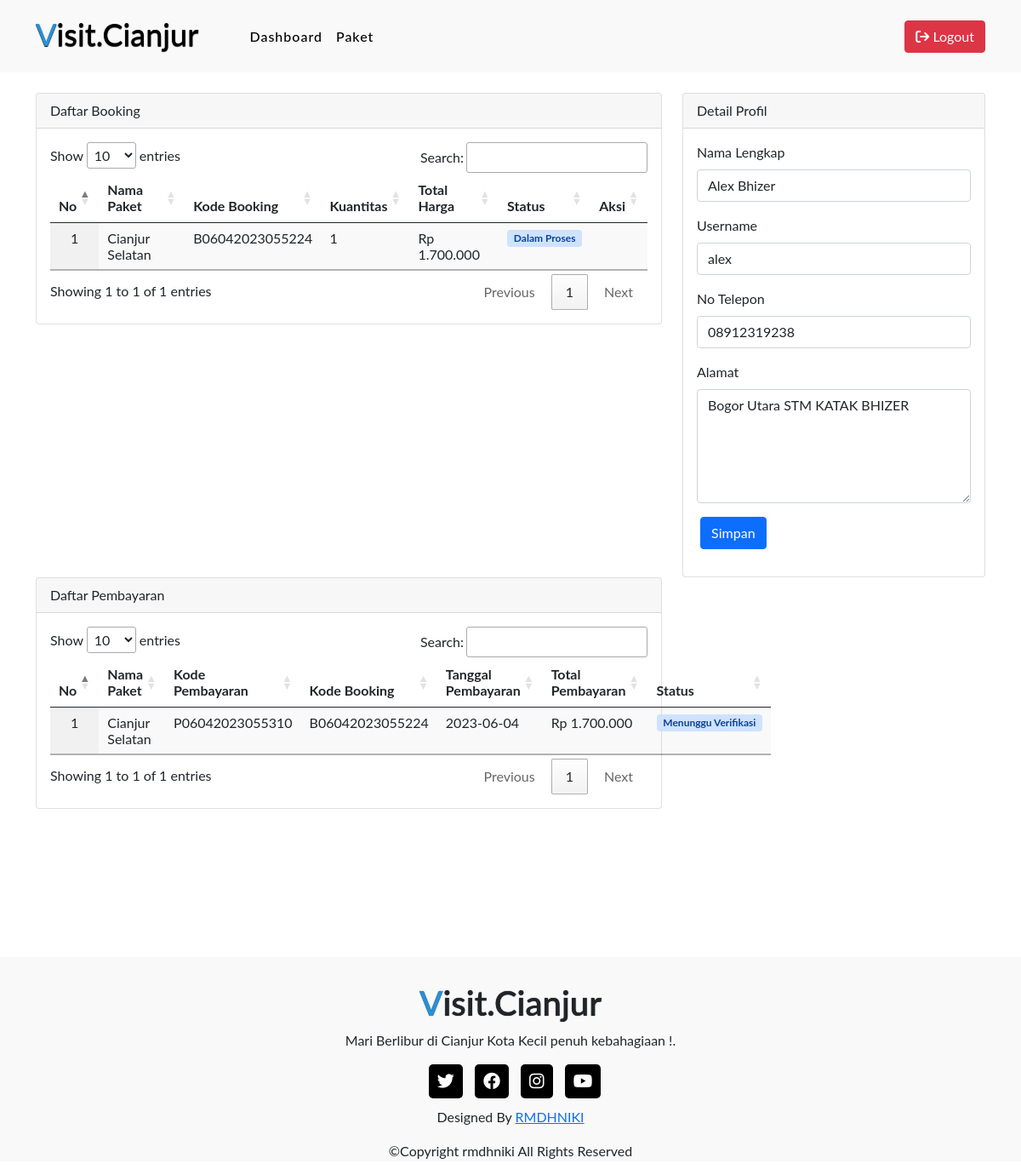
The page /user/dashboard.php (signed in) on the database its author committed.
### tables this page shows
CREATE TABLE `bookings` (
  `id` int(11) NOT NULL,
  `user_id` int(11) NOT NULL,
  `package_id` int(11) NOT NULL,
  `code` varchar(191) NOT NULL,
  `check_in_date` date NOT NULL,
  `check_out_date` date NOT NULL,
  `quantity` int(11) NOT NULL,
  `total_price` varchar(191) NOT NULL,
  `status` int(11) NOT NULL COMMENT '0=pending, 1=proses, 2=sukses, 3=gagal'
);

CREATE TABLE `packages` (
  `id` int(11) NOT NULL,
  `name` varchar(191) NOT NULL,
  `description` longtext,
  `image` text NOT NULL,
  `price` varchar(191) NOT NULL,
  `rating` int(5) NOT NULL
);

CREATE TABLE `payments` (
  `id` int(11) NOT NULL,
  `booking_id` int(11) DEFAULT NULL,
  `code` varchar(191) NOT NULL,
  `proof_payment` text,
  `payment_date` date DEFAULT NULL,
  `status` int(11) DEFAULT NULL COMMENT '0=pending, 1=diterima, 2=ditolak'
);

### user/dashboard.php (called while the page is built, shortened)
<?php
require('../function.php');
$bookings = getBookingUser($_SESSION['user']['id']);
$payments = getPaymentUser($_SESSION['user']['id']);
require '../views/partials/header.php';
require '../views/partials/navbar.php';
require '../views/user/dashboard.view.php';
require '../views/partials/footer.php';

### function.php (called while the page is built, shortened)
<?php
function connectDB() {
    $host     = "localhost";
    $username = "root";
    $password = "";
    $database = "223040046_tubes";
    $conn = mysqli_connect($host, $username, $password, $database);
    return $conn;
}
function getBookingUser($id) {
    $conn = connectDB();
    $waitingPayment = '<span class="badge alert-warning">Menunggu Pembayaran</span>';
    $process = '<span class="badge alert-primary">Dalam Proses</span>';
    $success = '<span class="badge alert-success">Berhasil</span>';
    $void = '<span class="badge alert-danger">Dibatalkan</span>';
    $sql = "SELECT
        bookings.*,
        CASE
            WHEN status = 0 THEN '$waitingPayment'
            WHEN status = 1 THEN '$process'
            WHEN status = 2 THEN '$success'
            WHEN status = 3 THEN '$void'
        END AS booking_status,
        packages.name as package_name
    FROM bookings
    LEFT JOIN packages ON bookings.package_id = packages.id
    WHERE user_id = $id";
    $result = $conn->query($sql);
    if ($result && $result->num_rows > 0) {
      $records = $result->fetch_all(MYSQLI_ASSOC);
      return $records;
    } else {
      return array();
    }
}
function getPaymentUser($id) {
    $conn = connectDB();
    $waitingVerification = '<span class="badge alert-primary">Menunggu Verifikasi</span>';
    $success = '<span class="badge alert-success">Berhasil</span>';
    $rejected = '<span class="badge alert-danger">Ditolak</span>';
    $sql = "SELECT
        payments.*,
        CASE
            WHEN payments.status = 0 THEN '$waitingVerification'
            WHEN payments.status = 1 THEN '$success'
            WHEN payments.status = 2 THEN '$rejected'
        END AS payment_status,
        total_price,
        packages.name as package_name,
        bookings.code as booking_code
    FROM payments
    LEFT JOIN bookings ON payments.booking_id = bookings.id
    LEFT JOIN packages ON bookings.package_id = packages.id
    WHERE bookings.user_id = $id";
    $result = $conn->query($sql);
    if ($result && $result->num_rows > 0) {
      $records = $result->fetch_all(MYSQLI_ASSOC);
      return $records;
    } else {
      return array();
    }
}
function formatRupiah($angka) {
    $rupiah = number_format($angka, 0, ',', '.');
    return 'Rp ' . $rupiah;
}

### views/user/dashboard.view.php (the view, shortened to what this page needs)
<section>
    <div class="container mt-4">
        <div class="row justify-content-center">
            <div class="col-md-8 mb-4">
                <div class="card">
                    <div class="card-header">
                        <div class="row">
                            <div class="col-6">Daftar Booking</div>
                        </div>
                    </div>
                    <div class="card-body">
                        <table class="table display myDataTable" style="width:100%">
                            <thead>
                                <tr>
                                    <th width="5" class="text-right">No</th>
                                    <th>Nama Paket</th>
                                    <th>Kode Booking</th>
                                    <th>Kuantitas</th>
                                    <th>Total Harga</th>
                                    <th>Status</th>
                                    <th class="text-center">Aksi</th>
                                </tr>
                            </thead>
                            <tbody>
                                <?php foreach($bookings as $key => $booking): ?>
                                <tr>
                                    <td class="text-center"><?= $key+1 ?></td>
                                    <td><?= $booking['package_name'] ?></td>
                                    <td><?= $booking['code'] ?></td>
                                    <td><?= $booking['quantity'] ?></td>
                                    <td><?= formatRupiah($booking['total_price']) ?></td>
                                    <th>
                                    <?= $booking['booking_status'] ?>
                                    </th>
                                    <td class="text-center">
                                    </td>
                                </tr>
                                <?php endforeach; ?>
                            </tbody>
                        </table>
                    </div>
                </div>
            </div>
            <div class="col-md-4">
                <div class="card">
                    <div class="card-header">
                        <div class="row">
                            <div class="col-6">Detail Profil</div>
                        </div>
                    </div>
                    <div class="card-body">
                        <form action="dashboard.php?id=<?= $_SESSION['user']['id']?>" method="post" enctype="multipart/form-data">
                            <div class="mb-3">
                                <label for="fullname" class="form-label">Nama Lengkap</label>
                                <input type="text" class="form-control" id="fullname" placeholder="Nama Lengkap" name="full_name" required value="<?= $_SESSION['user']['full_name'] ?>">
                            </div>
                            <div class="mb-3">
                                <label for="username" class="form-label">Username</label>
                                <input type="name" class="form-control" id="username" placeholder="Username" name="username" required value="<?= $_SESSION['user']['username'] ?>">
                            </div>
                            <div class="mb-3">
                                <label for="phonenumber" class="form-label">No Telepon</label>
                                <input type="tel" class="form-control" id="phonenumber" placeholder="No Telepon" name="phone_number" value="<?= $_SESSION['user']['phone_number'] ?>">
                            </div>
                            <div class="mb-3">
                                <label for="address" class="form-label">Alamat</label>
                                <textarea class="form-control" name="address" id="address" cols="30" rows="5" placeholder="Alamat"><?= $_SESSION['user']['address'] ?></textarea>
                            </div>
                            <div class="mb-3">
                                <input type="submit" name="submit" value="Simpan" class="btn btn-primary">
                            </div>
                        </form>
                    </div>
                </div>
            </div>
        </div>
        <div class="row justify-content-start">
            <div class="col-md-8 mb-4">
                <div class="card">
                    <div class="card-header">
                        <div class="row">
                            <div class="col-6">Daftar Pembayaran</div>
                        </div>
                    </div>
                    <div class="card-body">
                        <table class="table display myDataTable" style="width:100%">
                            <thead>
                                <tr>
                                    <th width="5" class="text-right">No</th>
                                    <th>Nama Paket</th>
                                    <th>Kode Pembayaran</th>
                                    <th>Kode Booking</th>
                                    <th>Tanggal Pembayaran</th>
                                    <th>Total Pembayaran</th>
                                    <th>Status</th>
                                </tr>
                            </thead>
                            <tbody>
                                <?php foreach($payments as $key => $payment): ?>
                                <tr>
                                    <td class="text-center"><?= $key+1 ?></td>
                                    <td><?= $payment['package_name'] ?></td>
                                    <td><?= $payment['code'] ?></td>
                                    <td><?= $payment['booking_code'] ?></td>
                                    <td><?= $payment['payment_date'] ?></td>
                                    <td><?= formatRupiah($payment['total_price']) ?></td>
                                    <th><?= $payment['payment_status'] ?></th>
                                </tr>
                                <?php endforeach; ?>
                            </tbody>
                        </table>
                    </div>
                </div>
            </div>
        </div>
    </div>
</section>

### css/style.css (style rules this page uses)
* { margin: 0; padding: 0; box-sizing: border-box; text-decoration: none; list-style: none; scroll-behavior: smooth; font-family: "Lato", sans-serif; }

### rows shown on the page
bookings: package.name "Cianjur Selatan", code "B06042023055224", quantity "1", total_price "Rp 1.700.000", booking_status "Dalam Proses"
payments: packages.name "Cianjur Selatan", code "P06042023055310", booking.code "B06042023055224", payment_date "2023-06-04", booking.total_price "Rp 1.700.000", payment_status "Menunggu Verifikasi"
